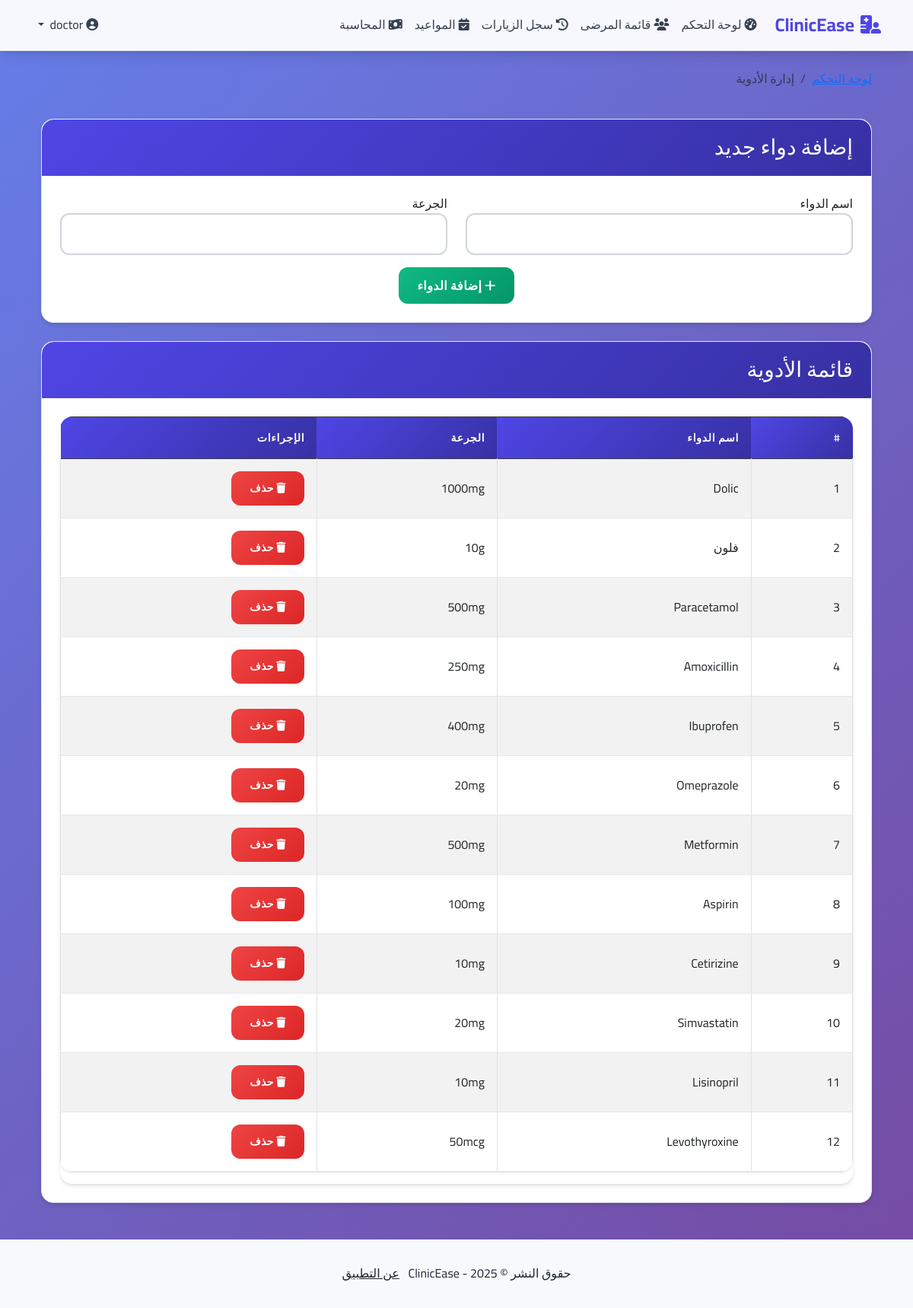
Page /doctor/medications (signed in) on the committed database.
### clinic_app/models.py (models this page shows, shortened)
class Medication(db.Model):
    id = db.Column(db.Integer, primary_key=True)
    name = db.Column(db.String(100), unique=True, nullable=False)
    dosage = db.Column(db.String(100), nullable=True)

### clinic_app/doctor/routes.py (the view)
@doctor.route("/doctor/medications", methods=["GET", "POST"])
@login_required
def medications():
    form = MedicationForm()
    if form.validate_on_submit():
        medication = Medication(name=form.name.data, dosage=form.dosage.data)
        db.session.add(medication)
        db.session.commit()
        flash('تم إضافة الدواء بنجاح!', 'success')
        return redirect(url_for('doctor.medications'))
    medications = Medication.query.all()
    return render_template('doctor/medications.html', title='إدارة الأدوية', form=form, medications=medications)

### clinic_app/doctor/forms.py
class MedicationForm(FlaskForm):
    name = StringField('اسم الدواء', validators=[DataRequired(), Length(min=2, max=100)])
    dosage = StringField('الجرعة', validators=[DataRequired(), Length(min=2, max=100)])
    submit = SubmitField('إضافة دواء')

### clinic_app/models.py (called while the page is built)
@login_manager.user_loader
def load_user(user_id):
    return User.query.get(int(user_id))

### clinic_app/templates/doctor/medications.html (shortened to what this page needs)
{% extends "layout.html" %}
{% block content %}
<div class="container">
    <div class="row mb-4">
        <div class="col-md-12">
            <nav aria-label="breadcrumb">
                <ol class="breadcrumb">
                    <li class="breadcrumb-item"><a href="{{ url_for('doctor.dashboard') }}">لوحة التحكم</a></li>
                    <li class="breadcrumb-item active">إدارة الأدوية</li>
                </ol>
            </nav>
        </div>
    </div>
    <div class="row mb-4">
        <div class="col-md-12">
            <div class="card">
                <div class="card-header bg-primary text-white d-flex justify-content-between align-items-center">
                    <h3 class="mb-0">إضافة دواء جديد</h3>
                </div>
                <div class="card-body">
                    <form method="POST" action="">
                        <div class="row">
                            <div class="col-md-6">
                                <div class="form-group mb-3">
                                    {{ form.name.label(class="form-control-label") }}
                                    {{ form.name(class="form-control") }}
                                </div>
                            </div>
                            <div class="col-md-6">
                                <div class="form-group mb-3">
                                    {{ form.dosage.label(class="form-control-label") }}
                                    {{ form.dosage(class="form-control") }}
                                </div>
                            </div>
                        </div>
                        <div class="text-center">
                            <button type="submit" class="btn btn-success">
                                <i class="fas fa-plus"></i> إضافة الدواء
                            </button>
                        </div>
                    </form>
                </div>
            </div>
        </div>
    </div>
    <div class="row">
        <div class="col-md-12">
            <div class="card">
                <div class="card-header bg-info text-white">
                    <h3 class="mb-0">قائمة الأدوية</h3>
                </div>
                <div class="card-body">
                    {% if medications %}
                        <div class="table-responsive">
                            <table class="table table-striped table-bordered">
                                <thead class="table-dark">
                                    <tr>
                                        <th>#</th>
                                        <th>اسم الدواء</th>
                                        <th>الجرعة</th>
                                        <th>الإجراءات</th>
                                    </tr>
                                </thead>
                                <tbody>
                                    {% for medication in medications %}
                                    <tr>
                                        <td>{{ loop.index }}</td>
                                        <td>{{ medication.name }}</td>
                                        <td>{{ medication.dosage }}</td>
                                        <td>
                                            <form method="POST" action="{{ url_for('doctor.delete_medication', medication_id=medication.id) }}" style="display: inline;" onsubmit="return confirm('هل أنت متأكد من حذف هذا الدواء؟')">
                                                <button type="submit" class="btn btn-sm btn-danger">
                                                    <i class="fas fa-trash"></i> حذف
                                                </button>
                                            </form>
                                        </td>
                                    </tr>
                                    {% endfor %}
                                </tbody>
                            </table>
                        </div>
                    {% else %}
                        <div class="alert alert-info text-center">
                            <i class="fas fa-info-circle fa-lg me-2"></i> لا توجد أدوية مسجلة
                        </div>
                    {% endif %}
                </div>
            </div>
        </div>
    </div>
</div>
{% endblock content %}

### clinic_app/static/css/main.css (style rules this page uses)
:root { --primary-color: #4f46e5; --primary-dark: #3730a3; --secondary-color: #6b7280; --success-color: #10b981; --info-color: #06b6d4; --warning-color: #f59e0b; --danger-color: #ef4444; --light-bg: #f8fafc; --white: #ffffff; --gray-50: #f9fafb; --gray-100: #f3f4f6; --gray-200: #e5e7eb; --gray-300: #d1d5db; --gray-400: #9ca3af; --gray-500: #6b7280; --gray-600: #4b5563; --gray-700: #374151; --gray-800: #1f2937; --gray-900: #111827; --shadow-sm: 0 1px 2px 0 rgba(0, 0, 0, 0.05); --shadow: 0 1px 3px 0 rgba(0, 0, 0, 0.1), 0 1px 2px 0 rgba(0, 0, 0, 0.06); --shadow-md: 0 4px 6px -1px rgba(0, 0, 0, 0.1), 0 2px 4px -1px rgba(0, 0, 0, 0.06); --shadow-lg: 0 10px 15px -3px rgba(0, 0, 0, 0.1), 0 4px 6px -2px rgba(0, 0, 0, 0.05); --shadow-xl: 0 20px 25px -5px rgba(0, 0, 0, 0.1), 0 10px 10px -5px rgba(0, 0, 0, 0.04); --border-radius: 0.75rem; --border-radius-lg: 1rem; --transition: all 0.3s cubic-bezier(0.4, 0, 0.2, 1); }
* { box-sizing: border-box; }
body { font-family: 'Cairo', -apple-system, BlinkMacSystemFont, 'Segoe UI', Roboto, sans-serif; background: linear-gradient(135deg, #667eea 0%, #764ba2 100%); background-attachment: fixed; min-height: 100vh; line-height: 1.6; color: var(--gray-800); }
body::before { content: ''; position: fixed; top: 0; left: 0; width: 100%; height: 100%; background: linear-gradient(135deg, #667eea 0%, #764ba2 100%); opacity: 0.1; z-index: -1; }
.card { border-radius: var(--border-radius-lg); box-shadow: var(--shadow-md); transition: var(--transition); border: 1px solid var(--gray-200); background: var(--white); backdrop-filter: blur(10px); overflow: hidden; }
.card-header { border-top-left-radius: var(--border-radius-lg) !important; border-top-right-radius: var(--border-radius-lg) !important; background: linear-gradient(135deg, var(--primary-color), var(--primary-dark)); border-bottom: none; padding: 1.25rem 1.5rem; }
.card-body { padding: 1.5rem; }
.btn { border-radius: var(--border-radius); padding: 0.75rem 1.5rem; transition: var(--transition); font-weight: 600; border: none; position: relative; overflow: hidden; text-transform: none; letter-spacing: 0.025em; }
.btn-success { background: linear-gradient(135deg, var(--success-color), #059669); color: white; }
.btn-danger { background: linear-gradient(135deg, var(--danger-color), #dc2626); color: white; }
.btn::before { content: ''; position: absolute; top: 50%; left: 50%; width: 0; height: 0; border-radius: 50%; background: rgba(255, 255, 255, 0.3); transition: width 0.6s, height 0.6s; transform: translate(-50%, -50%); z-index: 0; }
.btn > * { position: relative; z-index: 1; }
.table { border-radius: var(--border-radius-lg); overflow: hidden; box-shadow: var(--shadow); background: var(--white); }
.table thead th { background: linear-gradient(135deg, var(--primary-color), var(--primary-dark)); color: white; border: none; padding: 1rem; font-weight: 600; text-transform: uppercase; letter-spacing: 0.05em; font-size: 0.875rem; }
.table tbody td { padding: 1rem; border-bottom: 1px solid var(--gray-200); vertical-align: middle; }
.table-responsive { border-radius: var(--border-radius-lg); box-shadow: var(--shadow-md); }
.form-control, .form-select { border-radius: var(--border-radius); padding: 0.875rem 1rem; border: 2px solid var(--gray-300); transition: var(--transition); background-color: var(--white); font-size: 0.95rem; }

### rows in the picture
Medication: name "Dolic", dosage "1000mg"
Medication: name "فلون", dosage "10g"
Medication: name "Paracetamol", dosage "500mg"
Medication: name "Amoxicillin", dosage "250mg"
Medication: name "Ibuprofen", dosage "400mg"
Medication: name "Omeprazole", dosage "20mg"
Medication: name "Metformin", dosage "500mg"
Medication: name "Aspirin", dosage "100mg"
Medication: name "Cetirizine", dosage "10mg"
Medication: name "Simvastatin", dosage "20mg"
Medication: name "Lisinopril", dosage "10mg"
Medication: name "Levothyroxine", dosage "50mcg"
